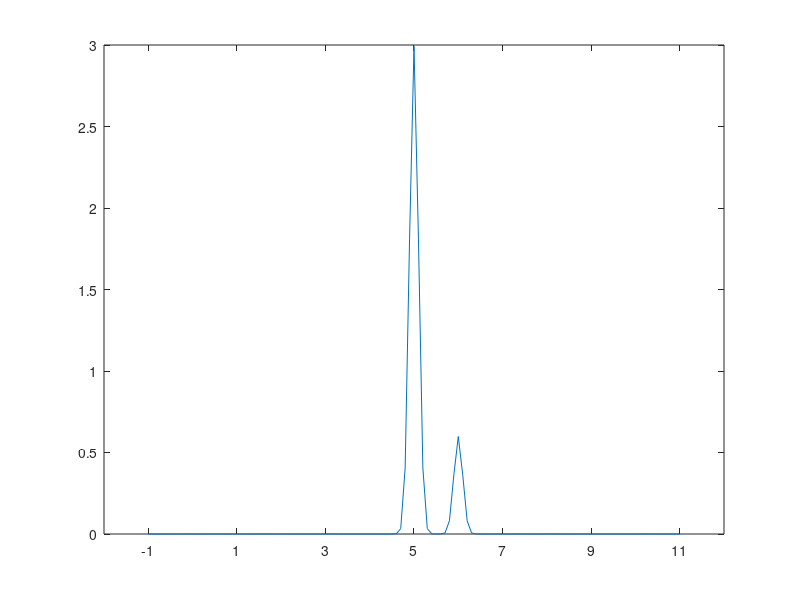

The MATLAB script that drew this image: (Note: this script raises an error after producing the figure.)
function hw3_p1_d1
L = 5;
d = -1:0.1:11;

p = 15/2/sqrt(2*pi) .* exp(-50*(d-L).^2) + 3/2/sqrt(2*pi).* exp(-50*(d-L-1).^2);

figure(1)
plot(d,p,'-');
set(gca,'XTick',-1:2:11);    % get rid of the ticks
set(gca,'XTickLabel',str2mat('L-6','L-4','L-2','L','L+2','L+4','L+6'));
xlabel('d_i (cm)');
ylabel('P(d_i|L)');
